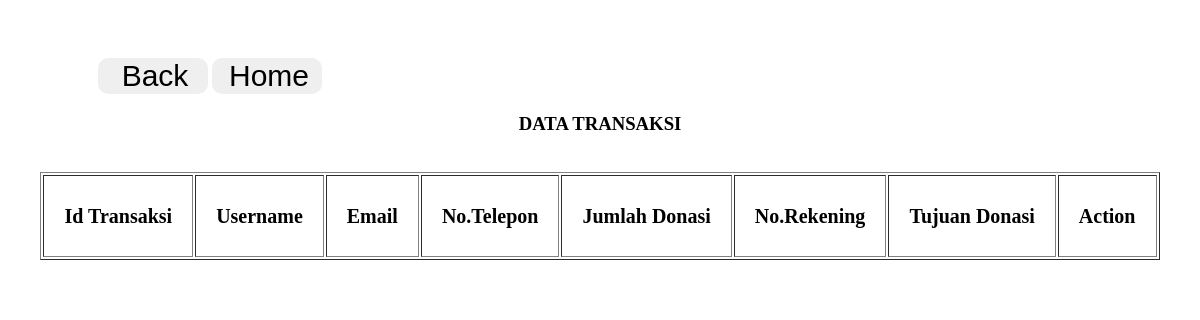
The app's page /tabeltransaksi.php, older data.
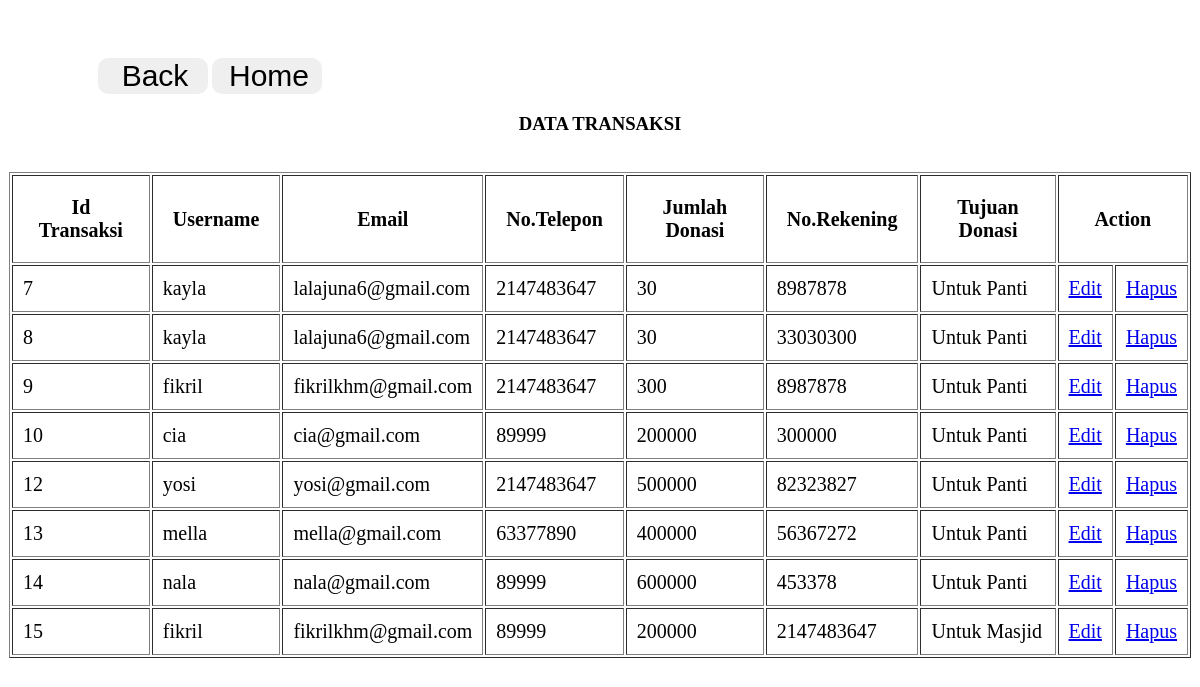
The same page, newer data.
### tables this page shows
CREATE TABLE `transaksi` (
  `idtransaksi` int(100) NOT NULL,
  `iduser` int(100) NOT NULL,
  `iddonasi` int(100) NOT NULL,
  `notelepon` int(100) NOT NULL,
  `jumlah_donasi` int(100) NOT NULL,
  `no_rekening` int(100) NOT NULL
);

CREATE TABLE `user` (
  `iduser` int(100) NOT NULL,
  `username` varchar(100) NOT NULL,
  `email` varchar(100) NOT NULL,
  `password` varchar(100) NOT NULL,
  `role` varchar(100) NOT NULL
);

CREATE TABLE `donasi` (
  `iddonasi` int(100) NOT NULL,
  `tujuan_donasi` varchar(100) NOT NULL,
  `deskripsi` varchar(500) NOT NULL,
  `foto` varchar(100) NOT NULL
);

### tabeltransaksi.php (the view, shortened to what this page needs)
<!DOCTYPE html>
<html lang="en">
<head>
    </head>
    <body>
    <div class="servicess">
        <a href="tabeldonasi.php" class="learn-isi"><button>Back</button></a>
        <a href="berandaadmin2.php" class="learn-isi"><button>Home</button></a>
    </div>
    <h3 class="judul">DATA TRANSAKSI</h3>
    <br>
    <div class="tabel">
    <table border="1">
    <tr>
        <th>Id Transaksi</th>
        <th>Username</th>
        <th>Email</th>
        <th>No.Telepon</th>
        <th>Jumlah Donasi</th>
        <th>No.Rekening</th>
        <th>Tujuan Donasi</th>
        <th colspan="2">Action</th>
    </tr>
    </div>
    <?php
        include 'koneksi.php';
        $query = "SELECT transaksi.idtransaksi, user.username, user.email, transaksi.notelepon, transaksi.jumlah_donasi,transaksi.no_rekening, donasi.tujuan_donasi
        FROM transaksi
        INNER JOIN user ON transaksi.iduser = user.iduser
        JOIN donasi ON donasi.iddonasi = transaksi.iddonasi;";
        $result = mysqli_query($mysqli, $query) or die(mysqli_error($mysqli));
        while ($data = mysqli_fetch_array($result)) {
        ?>
    <tr>
        <td><?php echo $data['idtransaksi']; ?></td>
        <td><?php echo $data['username']; ?></td>
        <td><?php echo $data['email']; ?></td>
        <td><?php echo $data['notelepon']; ?></td>
        <td><?php echo $data['jumlah_donasi']; ?></td>
        <td><?php echo $data['no_rekening']; ?></td>
        <td><?php echo $data['tujuan_donasi']; ?></td>
        <td><a href='editdatatransaksi.php?idtransaksi=<?php echo $data['idtransaksi'];?>'>Edit</a></td>
        <td><a href='deletetransaksi.php?idtransaksi=<?php echo $data['idtransaksi'];?>'>Hapus</a></td>
        <?php }?>
    </tr>
</html>

Row changes from the older to the newer data that the page shows:
added transaksi: idtransaksi "7", iduser.username "kayla", iduser.email "lalajuna6@gmail.com", notelepon "2147483647", jumlah_donasi "30", no_rekening "8987878", iddonasi.tujuan_donasi "Untuk Panti"
added transaksi: idtransaksi "8", iduser.username "kayla", iduser.email "lalajuna6@gmail.com", notelepon "2147483647", jumlah_donasi "30", no_rekening "33030300", iddonasi.tujuan_donasi "Untuk Panti"
added transaksi: idtransaksi "9", iduser.username "fikril", iduser.email "fikrilkhm@gmail.com", notelepon "2147483647", jumlah_donasi "300", no_rekening "8987878", iddonasi.tujuan_donasi "Untuk Panti"
added transaksi: idtransaksi "10", iduser.username "cia", iduser.email "cia@gmail.com", notelepon "89999", jumlah_donasi "200000", no_rekening "300000", iddonasi.tujuan_donasi "Untuk Panti"
added transaksi: idtransaksi "12", iduser.username "yosi", iduser.email "yosi@gmail.com", notelepon "2147483647", jumlah_donasi "500000", no_rekening "82323827", iddonasi.tujuan_donasi "Untuk Panti"
added transaksi: idtransaksi "13", iduser.username "mella", iduser.email "mella@gmail.com", notelepon "63377890", jumlah_donasi "400000", no_rekening "56367272", iddonasi.tujuan_donasi "Untuk Panti"
added transaksi: idtransaksi "14", iduser.username "nala", iduser.email "nala@gmail.com", notelepon "89999", jumlah_donasi "600000", no_rekening "453378", iddonasi.tujuan_donasi "Untuk Panti"
added transaksi: idtransaksi "15", iduser.username "fikril", iduser.email "fikrilkhm@gmail.com", notelepon "89999", jumlah_donasi "200000", no_rekening "2147483647", iddonasi.tujuan_donasi "Untuk Masjid"
